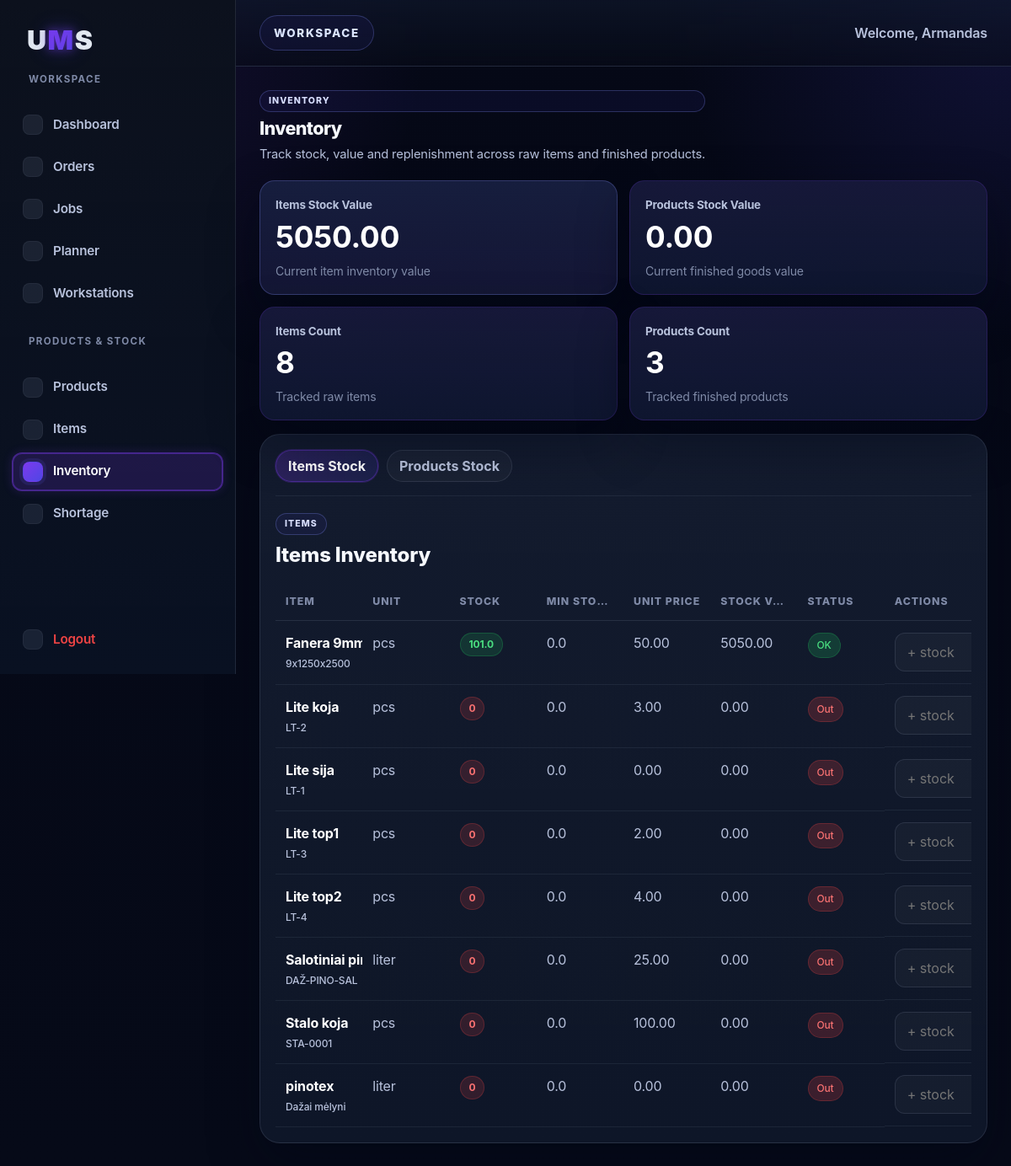
Before: /inventory (signed in) with the older database file.
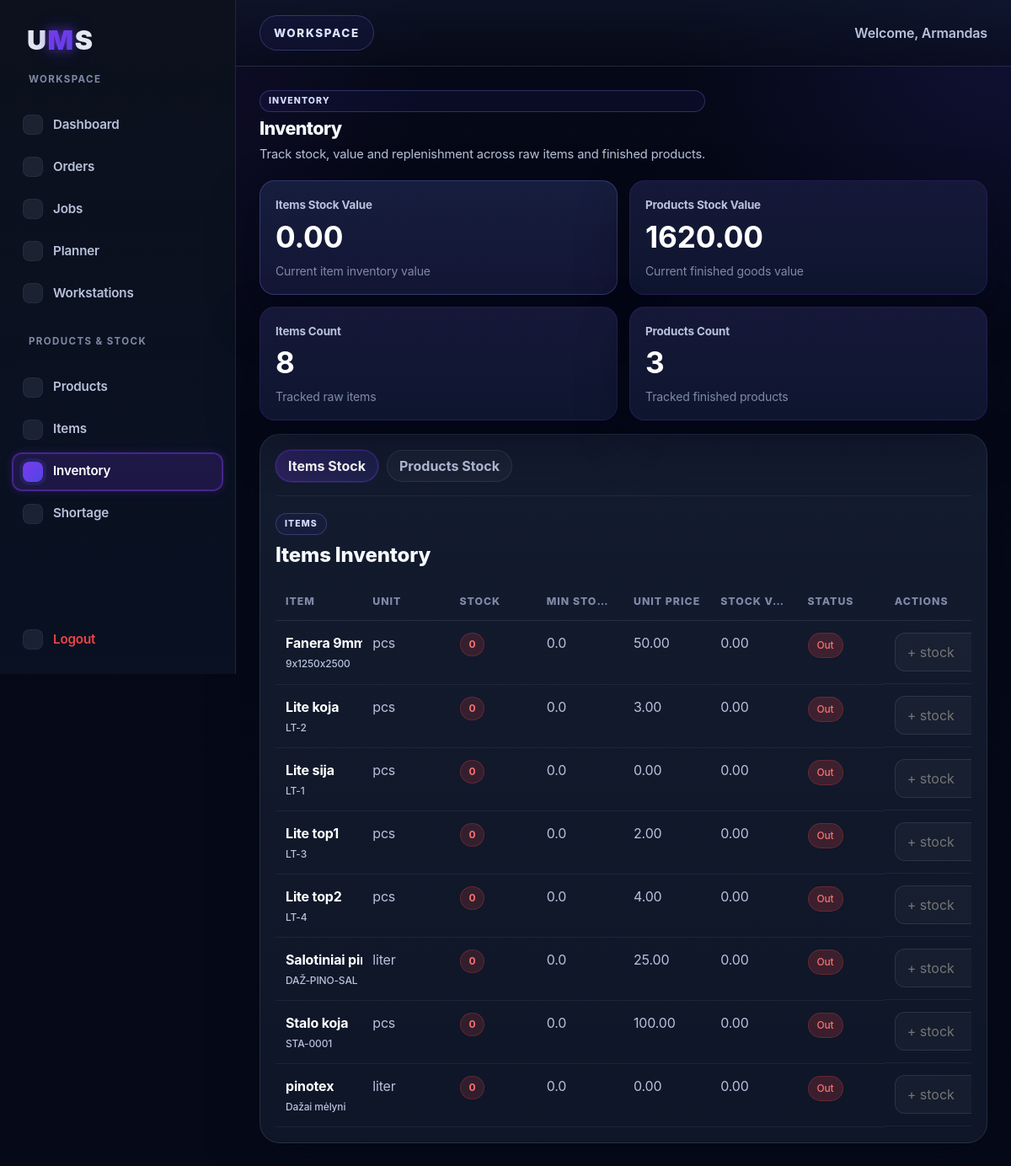
After: the same page with the newer database file.
### tables this page shows
CREATE TABLE items (
    id INTEGER PRIMARY KEY AUTOINCREMENT,
    item_code TEXT NOT NULL,
    item_name TEXT NOT NULL,
    description TEXT,
    measurement_unit TEXT NOT NULL
, unit_price REAL NOT NULL DEFAULT 0, stock_quantity REAL NOT NULL DEFAULT 0, min_stock REAL NOT NULL DEFAULT 0);

### app.py (the view)
@app.route("/inventory")
def inventory():
    if not is_logged_in():
        return redirect(url_for("login"))
    conn = sqlite3.connect("database.db")
    cursor = conn.cursor()
    cursor.execute("""
        SELECT
            id,
            item_code,
            item_name,
            measurement_unit,
            unit_price,
            stock_quantity,
            min_stock
        FROM items
        ORDER BY item_name ASC
    """)
    item_rows = cursor.fetchall()
    items_inventory = []
    total_items_value = 0
    for row in item_rows:
        real_stock_quantity = float(row[5] or 0)
        display_stock_quantity = max(0, real_stock_quantity)
        unit_price = float(row[4] or 0)
        min_stock = float(row[6] or 0)
        stock_value = display_stock_quantity * unit_price
        total_items_value += stock_value
        if real_stock_quantity <= 0:
            stock_status = "Out"
        elif real_stock_quantity <= min_stock:
            stock_status = "Low"
        else:
            stock_status = "OK"
        items_inventory.append({
            "id": row[0],
            "item_code": row[1],
            "item_name": row[2],
            "measurement_unit": row[3],
            "unit_price": unit_price,
            "stock_quantity": display_stock_quantity,
            "real_stock_quantity": real_stock_quantity,
            "min_stock": min_stock,
            "stock_value": stock_value,
            "stock_status": stock_status
        })
    cursor.execute("""
        SELECT
            id,
            product_code,
            product_name,
            measurement_unit,
            stock_quantity
        FROM products
        ORDER BY product_name ASC
    """)
    product_rows = cursor.fetchall()
    products_inventory = []
    total_products_value = 0
    for row in product_rows:
        product_id = row[0]
        stock_quantity = float(row[4] or 0)
        material_cost_per_unit = float(calculate_product_material_cost(cursor, product_id) or 0)
        stock_value = max(0, stock_quantity) * material_cost_per_unit
        total_products_value += stock_value
        products_inventory.append({
            "id": product_id,
            "product_code": row[1],
            "product_name": row[2],
            "measurement_unit": row[3],
            "stock_quantity": max(0, stock_quantity),
            "real_stock_quantity": stock_quantity,
            "material_cost_per_unit": material_cost_per_unit,
            "stock_value": stock_value
        })
    conn.close()
    return render_template(
        "inventory.html",
        items_inventory=items_inventory,
        products_inventory=products_inventory,
        total_items_value=total_items_value,
        total_products_value=total_products_value,
        active_page="inventory"
    )

### app.py (called while the page is built)
def is_logged_in():
    return "user_id" in session

def calculate_product_material_cost(cursor, product_id):
    try:
        exploded_items = explode_bom_items_recursive(cursor, product_id, 1)
    except ValueError:
        return 0
    if not exploded_items:
        return 0
    item_ids = list(exploded_items.keys())
    placeholders = ",".join(["?"] * len(item_ids))
    cursor.execute(f"""
        SELECT id, unit_price
        FROM items
        WHERE id IN ({placeholders})
    """, item_ids)
    rows = cursor.fetchall()
    total_material_cost = 0
    for item_id, unit_price in rows:
        quantity_per_unit = exploded_items.get(item_id, 0)
        total_material_cost += quantity_per_unit * (unit_price or 0)
    return total_material_cost

### templates/inventory.html (shortened to what the changed rows need)
{% extends "base.html" %}
{% block content %}
<div class="jobs-header">
  <div class="jobs-header-left">
    <h1>Inventory</h1>
  </div>
</div>
<div class="dashboard-stats">
  <div class="stat-card stat-card-accent">
    <span class="stat-label">Items Stock Value</span>
    <strong>{{ "%.2f"|format(total_items_value) }}</strong>
    <span class="stat-meta">Current item inventory value</span>
  </div>
  <div class="stat-card">
    <span class="stat-label">Products Stock Value</span>
    <strong>{{ "%.2f"|format(total_products_value) }}</strong>
    <span class="stat-meta">Current finished goods value</span>
  </div>
</div>
<div class="dashboard-table-card inventory-tabs-card">
  <div id="items-tab" class="inventory-tab-panel active">
    <div class="table-wrapper">
      <table class="orders-table inventory-table">
        <thead>
          <tr>
            <th>Item</th>
            <th>Unit</th>
            <th>Stock</th>
            <th>Min Stock</th>
            <th>Unit Price</th>
            <th>Stock Value</th>
            <th>Status</th>
            <th>Actions</th>
          </tr>
        </thead>
        <tbody>
          {% if items_inventory %}
            {% for item in items_inventory %}
              <tr>
                <td data-label="Item">
                  <div class="product-cell">
                    <strong>{{ item.item_name }}</strong>
                    <span class="product-sub">{{ item.item_code }}</span>
                  </div>
                </td>
                <td data-label="Unit">{{ item.measurement_unit }}</td>
                <td data-label="Stock">
                  {% if item.stock_quantity <= 0 %}
                    <span class="stock-badge danger">0</span>
                  {% elif item.stock_status == "Low" %}
                    <span class="stock-badge warning">{{ item.stock_quantity }}</span>
                  {% else %}
                    <span class="stock-badge ok">{{ item.stock_quantity }}</span>
                  {% endif %}
                </td>
                <td data-label="Min Stock">{{ item.min_stock }}</td>
                <td data-label="Unit Price">{{ "%.2f"|format(item.unit_price) }}</td>
                <td data-label="Stock Value">{{ "%.2f"|format(item.stock_value) }}</td>
                <td data-label="Status">
                  {% if item.stock_status == "OK" %}
                    <span class="status-badge completed">OK</span>
                  {% elif item.stock_status == "Low" %}
                    <span class="status-badge waiting">Low</span>
                  {% else %}
                    <span class="status-badge delayed">Out</span>
                  {% endif %}
                </td>
                <td data-label="Actions" class="actions-cell inventory-actions-cell">
                  <form method="POST"
                        action="{{ url_for('add_item_stock', item_id=item.id) }}"
                        class="inventory-inline-form inventory-inline-form-compact">
                    <input type="number" step="0.01" min="0.01" name="add_quantity" placeholder="+ stock" required>
                  </form>
                </td>
              </tr>
            {% endfor %}
          {% else %}
            <tr>
              <td colspan="8" class="empty-table-message">No item inventory found.</td>
            </tr>
          {% endif %}
        </tbody>
      </table>
    </div>
  </div>
</div>
{% endblock %}

Changed rows visible on the page:
changed items "Fanera…": stock_value "5050.00" → "0.00"; stock_quantity "101.0" → (not shown); text "OK" → "0 Out"
Other visible differences:
{{ "%.2f"|format(total_items_value) }}: "5050.00" → "0.00"
{{ "%.2f"|format(total_products_value) }}: "0.00" → "1620.00"
